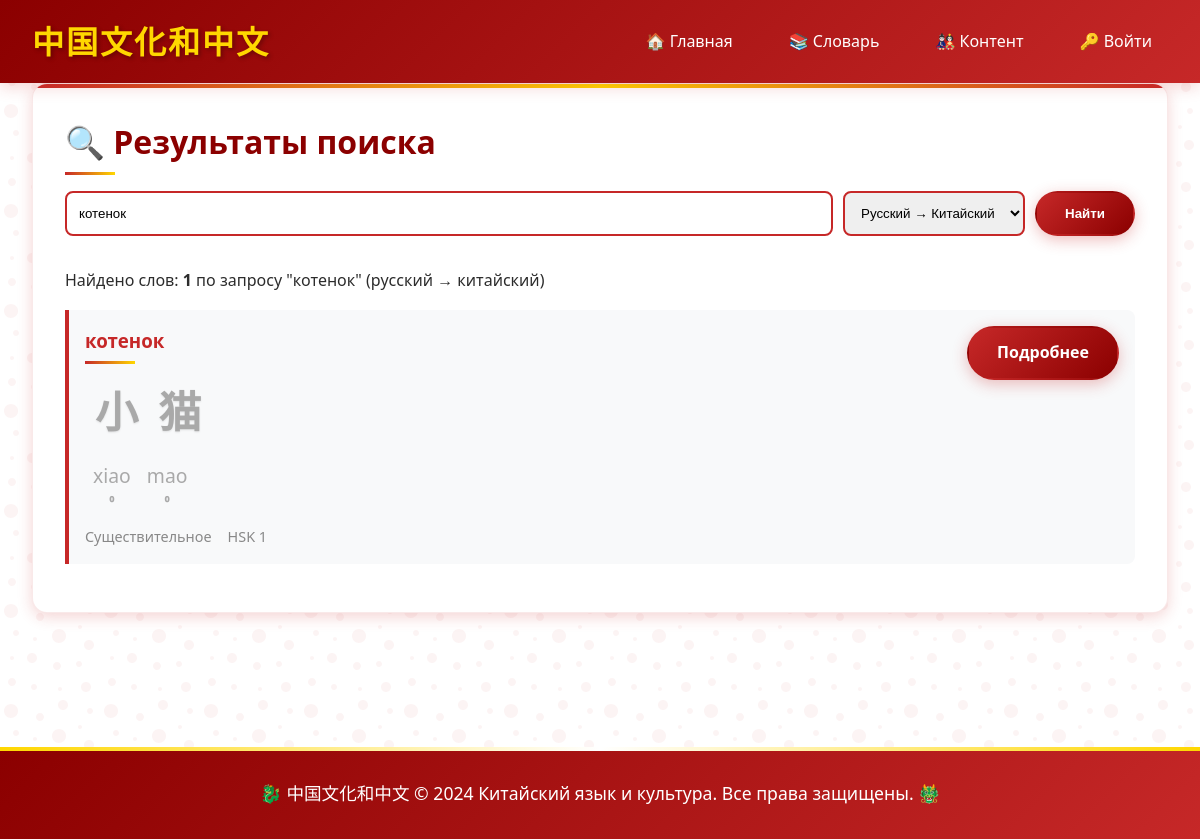
Before: /dictionary/search/?q=котенок with the older database file.
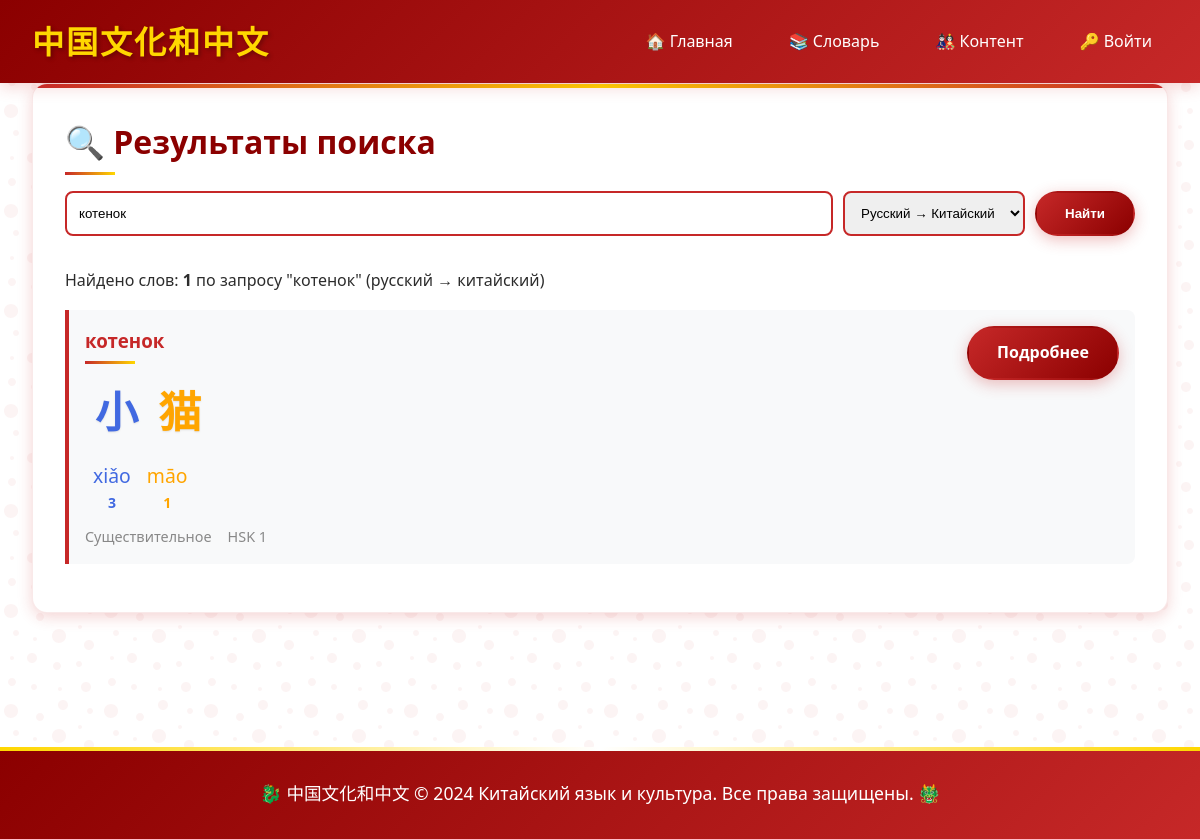
After: the same page with the newer database file.
### apps/dictionary/models.py (models this page shows, shortened)
class Word(models.Model):
    PART_OF_SPEECH_CHOICES = [
        ('noun', 'Существительное'),
        ('verb', 'Глагол'),
        ('adjective', 'Прилагательное'),
        ('adverb', 'Наречие'),
        ('pronoun', 'Местоимение'),
        ('numeral', 'Числительное'),
        ('preposition', 'Предлог'),
        ('conjunction', 'Союз'),
        ('interjection', 'Междометие'),
        ('measure word', ' Счетное слово')
    ]
    russian = models.CharField(max_length=200, verbose_name="Русское слово")
    chinese_simplified = models.CharField(max_length=100, verbose_name="Китайский (упрощенный)")
    pinyin = models.CharField(max_length=200, verbose_name="Пиньинь")
    part_of_speech = models.CharField(max_length=20, choices=PART_OF_SPEECH_CHOICES, default='noun')
    hsk_level = models.IntegerField(verbose_name="Уровень HSK", default=1)
    created_at = models.DateTimeField(auto_now_add=True)
    updated_at = models.DateTimeField(auto_now=True)
    class Meta:
        verbose_name = "Слово"
        verbose_name_plural = "Слова"
        ordering = ['russian']
        indexes = [
            models.Index(fields=['russian']),
            models.Index(fields=['chinese_simplified']),
            models.Index(fields=['pinyin']),
        ]

### apps/dictionary/views.py (the view)
# urls.py: path('search/', views.word_search, name='search'),
def word_search(request):
    query = request.GET.get('q', '')
    search_type = request.GET.get('type', 'ru-zh')
    results = []
    if query:
        if search_type == 'ru-zh':
            results = Word.objects.filter(
                Q(russian__icontains=query) |
                Q(russian__istartswith=query)
            )
        elif search_type == 'zh-ru':
            results = Word.objects.filter(
                Q(chinese_simplified__icontains=query) |
                Q(pinyin__icontains=query)
            )
    return render(request, 'dictionary/search_result.html', {
        'results': results,
        'query': query,
        'search_type': search_type,
        'results_count': len(results)
    })

### apps/dictionary/templatetags/pinyin_filters.py (called while the page is built)
def split_pinyin_syllables(pinyin_text):
    if not pinyin_text:
        return []
    pinyin_text = pinyin_text.lower().strip()
    pattern = r'([bcdfghjklmnpqrstwxyz]*[aeiouüāáǎàēéěèīíǐìōóǒòūúǔùǖǘǚǜ]+[ng]*)'
    syllables = re.findall(pattern, pinyin_text)
    syllables = [syl for syl in syllables if syl]
    return syllables

def detect_tone(syllable):
    tone_mapping = {
        'ā': 1, 'á': 2, 'ǎ': 3, 'à': 4,
        'ē': 1, 'é': 2, 'ě': 3, 'è': 4,
        'ī': 1, 'í': 2, 'ǐ': 3, 'ì': 4,
        'ō': 1, 'ó': 2, 'ǒ': 3, 'ò': 4,
        'ū': 1, 'ú': 2, 'ǔ': 3, 'ù': 4,
        'ǖ': 1, 'ǘ': 2, 'ǚ': 3, 'ǜ': 4
    }
    for char in syllable:
        if char in tone_mapping:
            return tone_mapping[char]
    return 0  # нейтральный тон

### templates/dictionary/search_result.html (shortened to what this page needs)
{% extends 'base.html' %}
{% load pinyin_filters %}
{% block content %}
<div class="card">
    <h1>🔍 Результаты поиска</h1>
    <form method="get" action="{% url 'dictionary:search' %}" style="margin-bottom: 2rem;">
        <div style="display: flex; gap: 10px;">
            <input type="text" name="q" placeholder="Введите слово для поиска..."
                   value="{{ query }}" style="flex: 1; padding: 12px; border: 2px solid #c62828; border-radius: 8px;">
            <select name="type" style="padding: 12px; border: 2px solid #c62828; border-radius: 8px;">
                <option value="ru-zh" {% if search_type == 'ru-zh' %}selected{% endif %}>Русский → Китайский</option>
            </select>
            <button type="submit" class="btn">Найти</button>
        </div>
    </form>
    {% if query %}
        <div style="margin-bottom: 1rem;">
            <p>
                Найдено слов: <strong>{{ results_count }}</strong>
                {% if search_type == 'ru-zh' %}
                    по запросу "{{ query }}" (русский → китайский)
                {% else %}
                    по запросу "{{ query }}" (китайский → русский)
                {% endif %}
            </p>
        </div>
    {% endif %}
    <div class="search-results">
        {% for word in results %}
        <div class="word-result" style="border-left: 4px solid #c62828; padding: 1rem; margin-bottom: 1rem; background: #f8f9fa; border-radius: 0 8px 8px 0;">
            <div style="display: flex; justify-content: space-between; align-items: start; gap: 1rem;">
                <div style="flex: 1;">
                    <h3 style="margin: 0 0 0.5rem 0; color: #c62828;">
                        <a href="{% url 'dictionary:word_detail' word.id %}" style="color: inherit; text-decoration: none;">
                            {{ word.russian }}
                        </a>
                    </h3>
                    <div style="font-size: 1.8rem; margin-bottom: 0.5rem; font-weight: bold;">
                        {{ word.chinese_simplified|colorize_characters:word.pinyin }}
                    </div>
                    <div style="margin-bottom: 0.5rem; font-size: 1.1rem; min-height: 30px;">
                        {{ word.pinyin|colorize_pinyin }}
                    </div>
                    <div style="display: flex; gap: 1rem; font-size: 0.9rem; color: #888;">
                        <span>{{ word.get_part_of_speech_display }}</span>
                        <span>HSK {{ word.hsk_level }}</span>
                    </div>
                </div>
                <a href="{% url 'dictionary:word_detail' word.id %}" class="btn">Подробнее</a>
            </div>
        </div>
        {% endfor %}
    </div>
</div>
{% endblock %}

Changed rows visible on the page:
changed Word "котенок": pinyin "xiaomao" → "xiǎomāo" (drawn); pinyin|colorize_pinyin "xiao ⁰ mao ⁰" → "xiǎo 3 māo 1"
